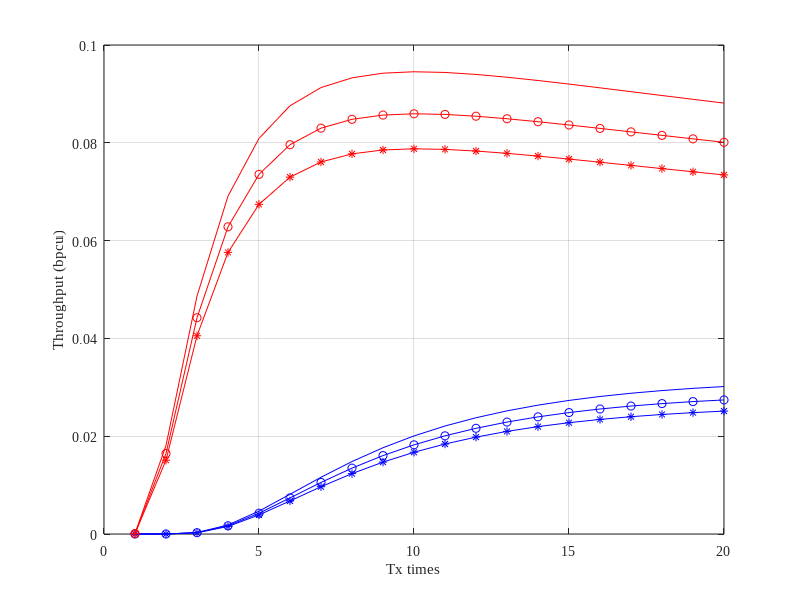
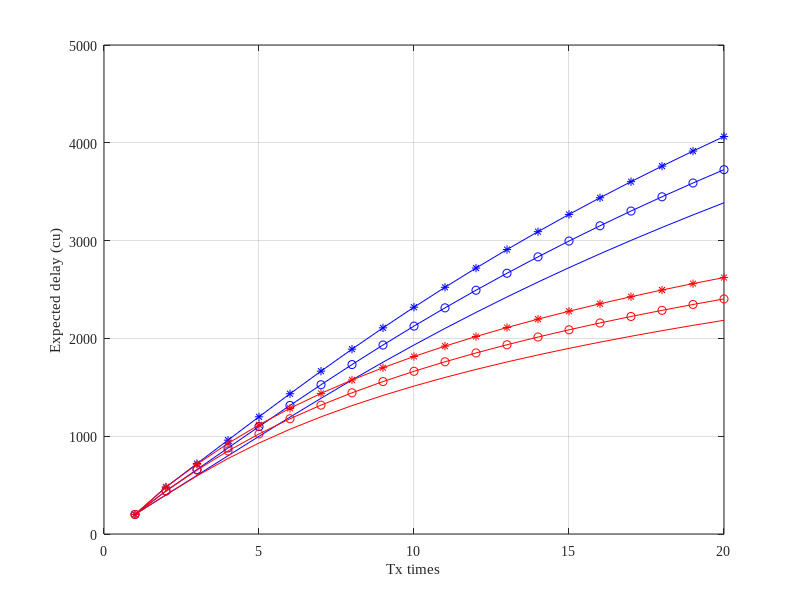

Write MATLAB code to recreate these figures, in order.
clc; clear variables; close all;

% Basic setting
% # of channel tap
N = 1e6;

% Path loss exponent
eta = 4;
% User distance
d1 = 100;
d2 = 200;

% Transmit power in dBm
Pt = 0;                
% Transmit power in linear scale
pt = (10^-3)*10.^(Pt/10);

% AWGN noise
% BW = 10^6;                  %System bandwidth
% No = -174 + 10*log10(BW);   %Noise power (dBm)
% no = (10^-3)*10.^(No/10);   %Noise power (linear scale)
No = -80;
no = (10^-3)*10.^(No/10);   %Noise power (linear scale)

rho = pt / no;

% User distance
h1 = sqrt(1/2*d1^-eta)*(randn(1,N)+1i*randn(1,N));
h2 = sqrt(1/2*d2^-eta)*(randn(1,N)+1i*randn(1,N));


alpha1 = 0.2;
alpha2 = 1-alpha1;

% # of channel use (blocklength)
M = 200;
tx_times = 1:20;

% # of information bits
N1 = 256;
N2 = 256;


% Delay
Delay_related = [0 0.05 0.1];
Delay = Delay_related.*400;


epsilon2 = zeros(length(tx_times), length(tx_times)+1);
epsilon1 = zeros(length(tx_times), length(tx_times)+1);

epsilon2(:,1,:) = 1;
epsilon1(:,1,:) = 1;

T_cu_2 = zeros(length(tx_times), length(Delay_related));
T_cu_1 = zeros(length(tx_times), length(Delay_related));

N_expected_2 = zeros(length(tx_times));
N_expected_1 = zeros(length(tx_times));

throughput_2 = zeros(length(tx_times),length(Delay_related));
throughput_1 = zeros(length(tx_times),length(Delay_related));


% Received SINR
gamma2 = (alpha2*pt.*abs(h2).^2)./(alpha1*pt.*abs(h2).^2+no);
gamma12 = (alpha2*pt.*abs(h1).^2)./(alpha1*pt.*abs(h1).^2+no);
gamma11 = (alpha1*pt.*abs(h1).^2)./no;

for tt = 1:length(tx_times)
    sub_M = M;
    inc_M = M;
    for mm = 1:tt
        % Q-function w/ NO approximation
        % Q-function argument
        x_2a = log2 (1+gamma2).*sub_M - N2;
        x_2b = log2 (exp(1))*sqrt((1-1./(1+gamma2).^2) .*sub_M);
        ratio2 = x_2a./x_2b;

        x_12a = log2 (1+gamma12).*sub_M - N2;
        x_12b = log2 (exp(1))*sqrt((1-1./(1+gamma12).^2) .*sub_M);
        ratio12 = x_12a./x_12b;

        x_11a = log2 (1+gamma11).*sub_M - N1;
        x_11b = log2 (exp(1))*sqrt((1-1./(1+gamma11).^2) .*sub_M);
        ratio11 = x_11a./x_11b;

        % Q-function
        q2 = qfunc(ratio2);
        q12 = qfunc(ratio12); 
        q11 = qfunc(ratio11); 

        epsilon2(tt,mm+1) = mean(q2);
        epsilon1(tt,mm+1) = mean(q12)+(1-mean(q12))*mean(q11);

        sub_M = sub_M + inc_M;
    end
    if tt == 1
        T_cu_2(tt,:) = M*epsilon2(tt,1);
        T_cu_1(tt,:) = M*epsilon1(tt,1);
    else
        T_cu_2(tt,:) = sum(inc_M*epsilon2(tt,1:tt))+...
                                Delay.*sum(epsilon2(tt,1:tt));
        T_cu_1(tt,:) = sum(inc_M*epsilon1(tt,1:tt))+...
                                Delay.*sum(epsilon1(tt,1:tt));  
    end
    N_expected_2(tt) = N2*(1-epsilon2(tt,mm+1));
    N_expected_1(tt) = N1*(1-epsilon1(tt,mm+1));     
    
    % Calculate throughput
    throughput_2(tt,:) = N_expected_2(tt) ./ T_cu_2(tt,:);
    throughput_1(tt,:) = N_expected_1(tt) ./ T_cu_1(tt,:);
    
end



figure (1)
plot(tx_times, throughput_2(:,1),'b');
hold on; grid on;
plot(tx_times, throughput_2(:,2),'-ob');
plot(tx_times, throughput_2(:,3),'-*b');

plot(tx_times, throughput_1(:,1),'r');
plot(tx_times, throughput_1(:,2),'-or');
plot(tx_times, throughput_1(:,3),'-*r');

xlabel('Tx times');
ylabel('Throughput (bpcu)');

set(gca, 'FontName', 'Times New Roman');


figure (2)
plot(tx_times, T_cu_2(:,1),'b');
hold on; grid on;
plot(tx_times, T_cu_2(:,2),'-ob');
plot(tx_times, T_cu_2(:,3),'-*b');

plot(tx_times, T_cu_1(:,1),'r');
plot(tx_times, T_cu_1(:,2),'-or');
plot(tx_times, T_cu_1(:,3),'-*r');

xlabel('Tx times');
ylabel('Expected delay (cu)');
set(gca, 'FontName', 'Times New Roman');

